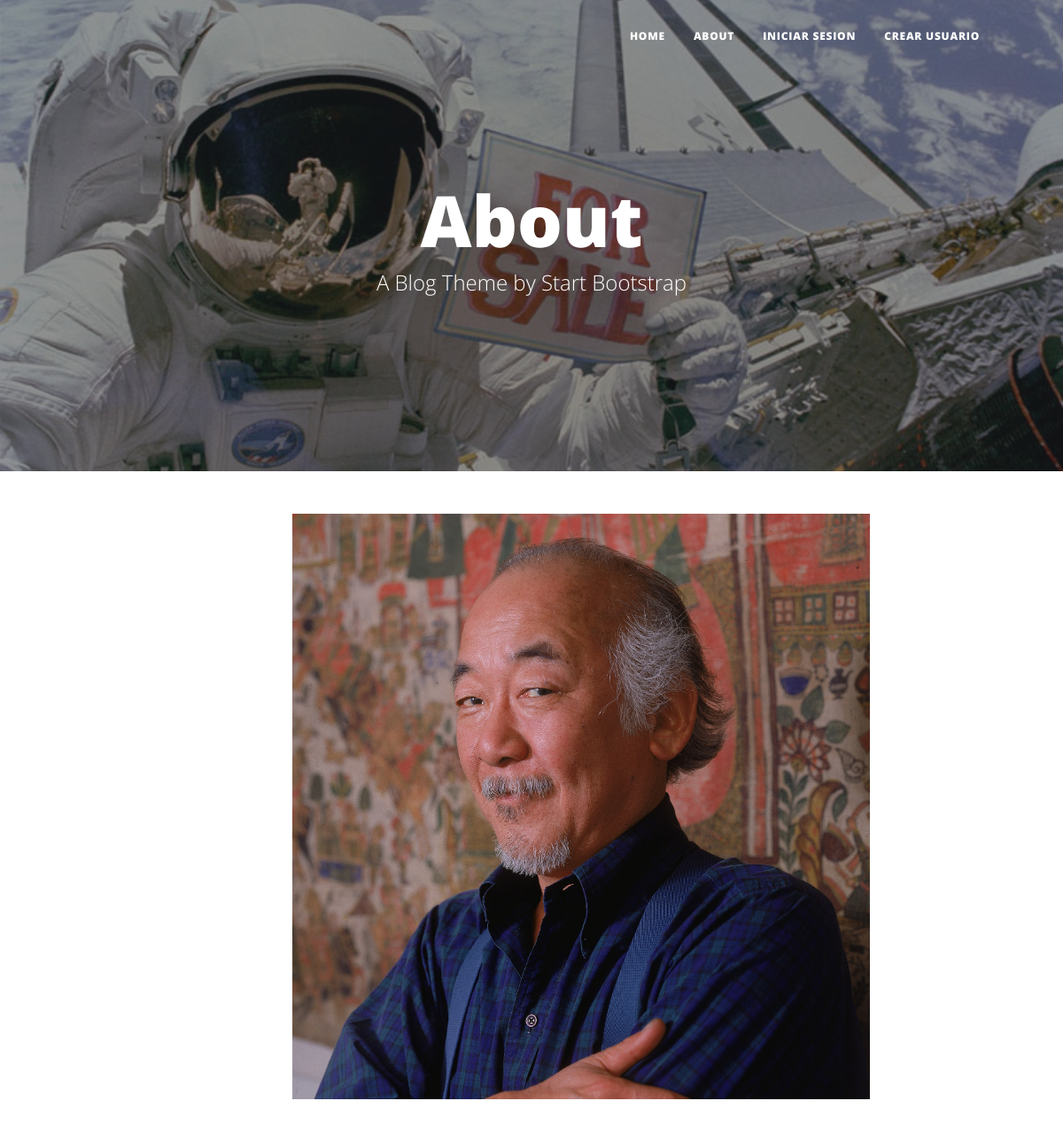
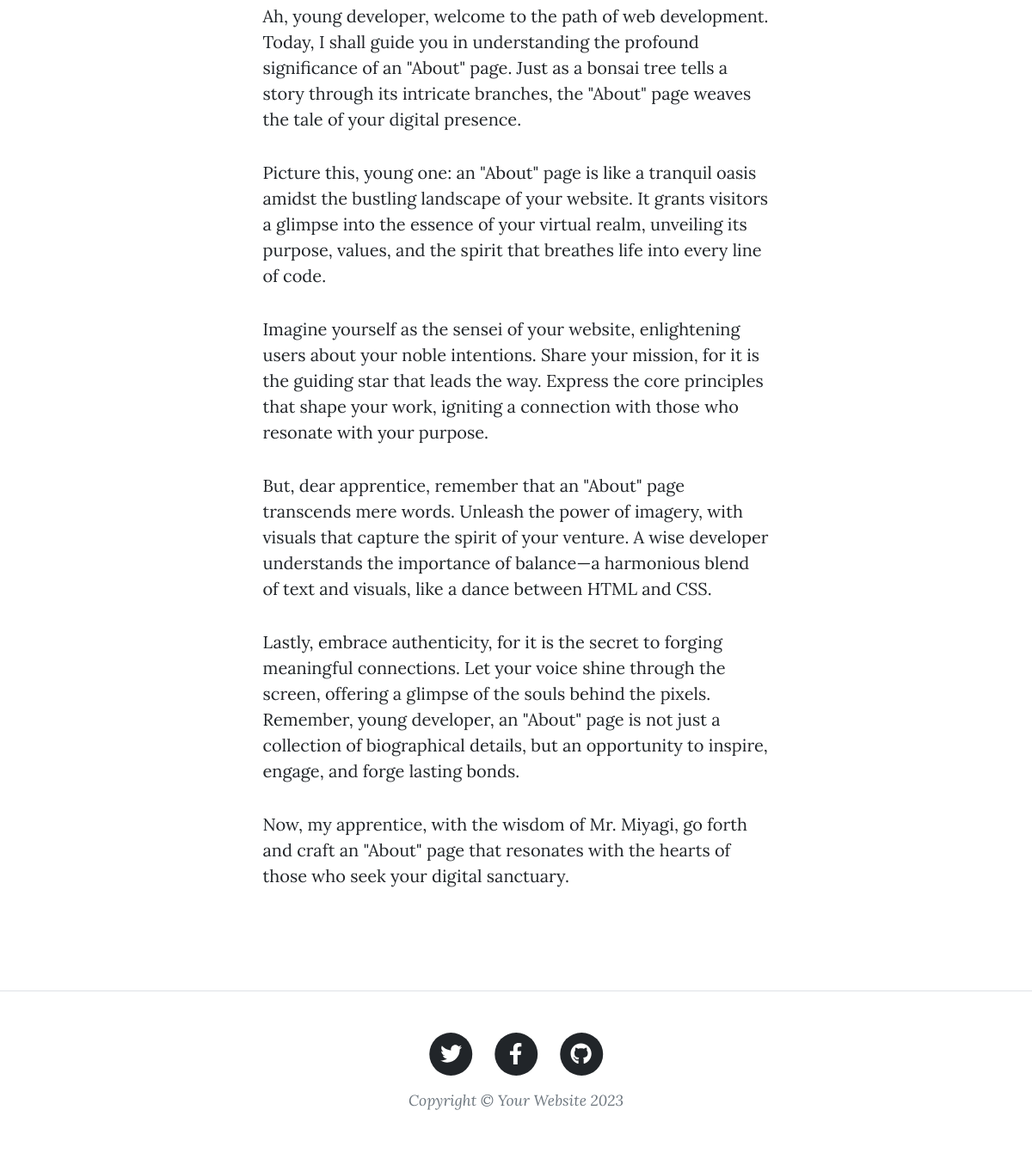
/about, run on the app's committed database (2 pictures, top to bottom).
### TecheraAPP/models.py (models this page shows)
class About(models.Model):
    imagen = models.ImageField(upload_to='aboutImagenes', null=True, blank=True)
    descripcion = RichTextField(null=True)

### TecheraAPP/views.py (the view)
# urls.py: path('about', views.aboutView,name="About"),
def aboutView(request):
    about = About.objects.get(id = 1)
    return render(request, "TecheraAPP/about.html", {'about': about})

### TecheraAPP/templates/TecheraAPP/about.html (shortened to what this page needs)
{% extends 'TecheraAPP/base.html' %}
{% load static %}
{% block titulo %} About {% endblock titulo %}
{% block image %} {% static 'TecheraAPP/assets/img/post-sample-image.jpg'%} {% endblock image %}
{% block main %}
    <main class="mb-4">
        <div class="container px-4 px-lg-5">
            <div class="row gx-4 gx-lg-5 justify-content-center">
                <div class="col-md-10 col-lg-8 col-xl-7">
                    <img  class='px-4' src="{{ about.imagen.url }}" style="max-height: 700px; max-width: 700px;" />
                    <p class='px-4' >{{about.descripcion | safe }}</p>
                </div>
            </div>
        </div>
    </main>
{% endblock main %}

### data on the page
About: imagen (picture), descripcion "Ah, young developer, welcome to the path of web development. Today, I shall guide you in understanding the profound significance of an \"About\" page. Just as a bonsai tree tells a story through its intricate branches, the \"About\" page weaves the tale of your digital presence. Picture this, young one: an \"About\" page is like a tranquil oasis amidst the bustling landscape of your website. It grants visitors a glimpse into the essence of your virtual realm, unveiling its purpose, values, and the spirit that breathes life into every line of code. Imagine yourself as the sensei of your website, enlightening users about your noble intentions. Share your mission, for it is the guiding star that…"
